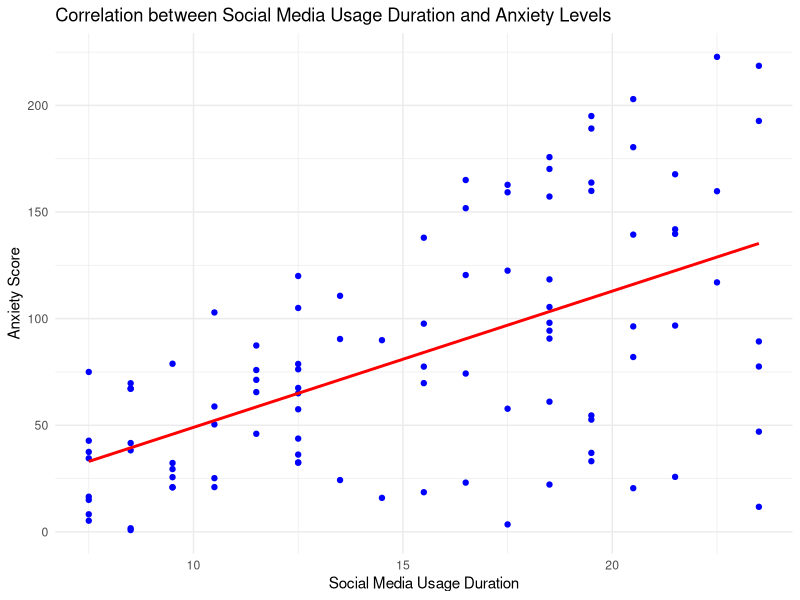

This chart was generated by the following R code:
# Load necessary libraries
library(ggplot2)
library(dplyr)
library(tidyr)

# Import the dataset from a CSV file
df <- read.csv("dataverse_files/social_media_mental_health.csv")

set.seed(123)  # Set seed for reproducibility
data <- df %>% sample_n(100)

# Summary statistics
summary(data)

# Graph 1: Bar chart depicting the distribution of social media usage frequency among adolescents
graph1 <- ggplot(data, aes(x = Social_Media_Frequency)) +
  geom_bar(fill = "skyblue", color = "black") +
  labs(title = "Distribution of Social Media Usage Frequency",
       x = "Social Media Usage Frequency",
       y = "Count") +
  theme_minimal()

# Graph 2: Scatter plot showing the correlation between social media usage duration and anxiety levels among adolescents
graph2 <- ggplot(data, aes(x = Social_Media_Duration, y = Anxiety_Score)) +
  geom_point(color = "blue") +
  geom_smooth(method = "lm", se = FALSE, color = "red") +
  labs(title = "Correlation between Social Media Usage Duration and Anxiety Levels",
       x = "Social Media Usage Duration",
       y = "Anxiety Score") +
  theme_minimal()

# Graph 3: Box plot illustrating the variation in social media usage duration across different age groups
graph3 <- ggplot(data, aes(x = factor(Age), y = Social_Media_Duration)) +
  geom_boxplot(fill = "lightgreen", color = "black") +
  labs(title = "Variation in Social Media Usage Duration Across Age Groups",
       x = "Age Group",
       y = "Social Media Usage Duration") +
  theme_minimal()

# Display the graphs
# print(graph1)
print(graph2)
# print(graph3)
